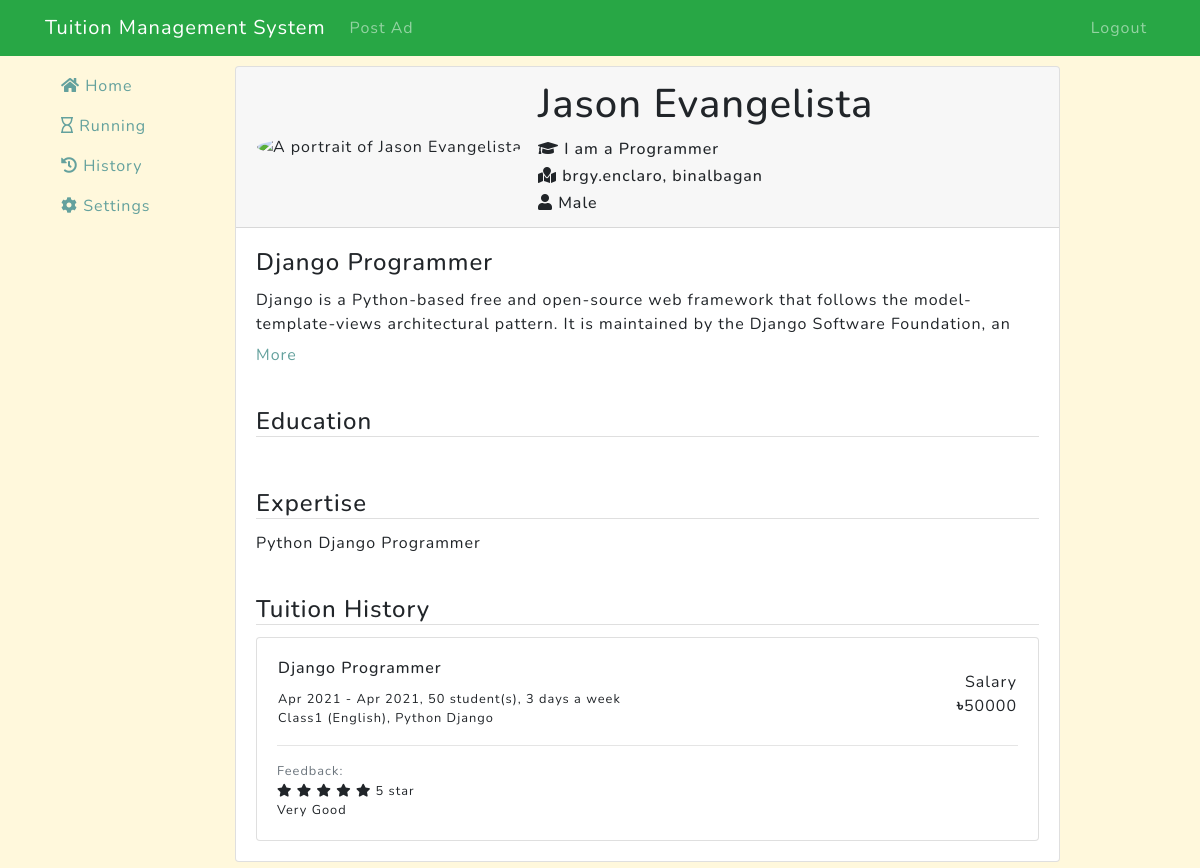
The app's page /client/profile/8/ (signed in) with its own data.
### users/models.py (models this page shows, shortened)
class User(AbstractBaseUser):
    email = models.EmailField(
        verbose_name='Email address',
        max_length=255,
        unique=True,
    )
    is_active = models.BooleanField(default=True)
    is_admin = models.BooleanField(default=False)
    is_client = models.BooleanField(default=False)
    is_tutor = models.BooleanField(default=False)
    name = models.CharField(max_length=100, null=False, verbose_name='Full name')
    bio = models.CharField(max_length=1000, verbose_name='Bio')
    location = models.CharField(max_length=1000, verbose_name='Location')
    gender = models.CharField(max_length=20, verbose_name='Gender')
    title = models.CharField(max_length=1000, verbose_name='Overview title')  # Overview title
    overview = models.TextField(verbose_name='Overview')
    expertise = models.CharField(max_length=1000, verbose_name='Expertise')
    profile_img = models.TextField(verbose_name='Profile Image', blank=True)
    USERNAME_FIELD = 'email'
    REQUIRED_FIELDS = ['name']
    objects = UserManager()

### tuition/models.py (models this page shows, shortened)
class Assignee(models.Model):  # taken = True
    ad = models.ForeignKey(Ad, on_delete=models.CASCADE, verbose_name="Ad")
    tutor = models.ForeignKey(User, on_delete=models.CASCADE, verbose_name="Tutor")
    from_date = models.DateField(null=False, verbose_name="Date Started")
    to_date = models.DateField(null=True, verbose_name="Date finished", blank=True)

class Ad(models.Model):
    ad_time = models.DateTimeField(auto_now=True, verbose_name='Ad time')
    title = models.CharField(max_length=1000, null=False, verbose_name='Title')
    description = models.TextField(verbose_name='Description')
    subjects = models.CharField(max_length=1000, null=False, verbose_name='Subjects')
    type = models.CharField(max_length=200, null=False, verbose_name='Type')
    grade = models.CharField(max_length=200, null=False, verbose_name='Class')
    gender = models.CharField(max_length=20, verbose_name='Gender')
    pref_gender = models.CharField(max_length=20, verbose_name='Preferred Gender')
    std_count = models.IntegerField(verbose_name='Student Count')
    time = models.CharField(max_length=200, verbose_name='Teaching Time')
    days = models.IntegerField(null=False, verbose_name='How many days a week')
    location = models.CharField(max_length=1000, null=False, verbose_name='Location')
    salary = models.IntegerField(null=False, verbose_name='Monthly Salary')
    client = models.ForeignKey(User, on_delete=models.CASCADE)
    taken = models.BooleanField(default=False, verbose_name='Taken')  # Whether the job is taken
    timeout = models.DateTimeField(null=False, verbose_name='Run This Ad Until')  # The Ad will be available until that time

### client/models.py (models this page shows, shortened)
class ClientFeedback(models.Model):
    ad = models.ForeignKey(Ad, on_delete=models.CASCADE)
    rating = models.IntegerField(verbose_name='Rating')
    feedback = models.TextField(verbose_name='Feedback')

### client/decorators.py (the view)
    def wrapper(request, *args, **kwargs):
        decorated_view_func = login_required(request)
        if not decorated_view_func.user.is_authenticated:
            messages.warning(request, 'Please login first')
            return redirect('login-page')
        if not request.user.is_client:
            return redirect('home-page')
        else:
            return function(request, *args, **kwargs)

### client/views.py (called while the page is built)
@client_required
def view_profile(request, profile_id):
    user = User.objects.filter(pk=profile_id, is_tutor=True)
    if user.exists():
        user = user[0]
        work_history = Assignee.objects.filter(tutor=user, to_date__lte=timezone.now())
        return render(request, 'client/view_profile.html', context={
            'profile': user,
            'education': user.education_set.all().order_by('-to_year'),
            'work_history': work_history,
            'profile_img': os.path.basename(user.profile_img),
        })
    else:
        redirect('client-home')

### client/templates/client/view_profile.html
{% extends 'client/base_client.html' %}
{% load static %}
{% block content %}
{% include 'tutor/tutor_profile.inc.html' %}
{% endblock content %}

### tutor/templates/tutor/tutor_profile.inc.html (shortened to what this page needs)
    <div class="user-profile card">
      <div class="card-header">
        <table>
          <tr>
            <td style="padding-right: 15px">
              <img class="card-img user-image" src="/static/profile_imgs/{{ profile_img }}" alt="A portrait of {{ profile.name }}" />
            </td>
            <td>
              <h1 class="card-title">
                  {{ profile.name }}
              </h1>
              <h6 class="card-text"><i class="fa fa-graduation-cap"></i> {{ profile.bio }}</h6>
              <h6 class="card-text"><i class="fa fa-map-marked"></i> {{ profile.location }}</h6>
              <h6 class="card-text"><i class="fa fa-user"></i> {{ profile.gender }}</h6>
            </td>
          </tr>
        </table>
      </div>
      <div id="about" class="card-body">
        <h4 class="card-title">{{ profile.title }}</h4>
        <div class="collapse" id="overview" aria-expanded="false">{{ profile.overview|linebreaks }}</div>
        <a role="button" class="collapsed" data-toggle="collapse" href="#overview" aria-expanded="false"
           aria-controls="overview"></a>
      </div>
      <div id="education" class="card-body">
        <h4 class="card-title hr">Education</h4>
      </div>
      <div id="expertise" class="card-body">
        <h4 class="card-title hr">Expertise</h4>
        <p class="card-text">{{ profile.expertise}}</p>
      </div>
      <div id="work_history" class="card-body">
        <h4 class="card-title hr">Tuition History</h4>
      {% if work_history %}
        {% for work in work_history %}
        <div class="card">
          <div class="card-body">
            <table class="w-100">
              <tr>
                <td>
                  <h6 class="card-title">{{ work.ad.title }}</h6>
                  <p class="card-text small">{{ work.from_date|date:"M Y" }} - {{ work.to_date|date:"M Y" }},
                    {{ work.ad.std_count }} student(s), {{ work.ad.days }} days a week<br>
                    {{ work.ad.grade }} ({{ work.ad.type }}), {{ work.ad.subjects }}
                  </p>
                </td>
                <td class="text-right">Salary<br><i class="fa">৳</i>{{ work.ad.salary }}</td>
              </tr>
            </table>
            <div class="feedback">
              {% with feedback=work.ad.clientfeedback_set.first %}
                {% if feedback %}
                    <hr>
                    {% include 'tutor/feedback.inc.html' %}
                {% endif %}
              {% endwith %}
            </div>
          </div>
        </div>
        {% endfor %}
      {% else %}
        <p>No history found.</p>
      {% endif %}
      </div>
    </div>

### tutor/templates/tutor/feedback.inc.html (shortened to what this page needs)
<p class="card-text small">
  <span class="text-muted">{{ whos_feedback }} Feedback:</span><br>
  {% with ''|center:feedback.rating as range %}
  {% for _ in range %}
    <i class="fas fa-star"></i>
  {% endfor %}
  {% endwith %}
  {{ feedback.rating }} star<br>
  {{ feedback.feedback }}</p>

### tutor/templates/tutor/tutor_profile.inc.html (style rules this page uses)
.user-profile { margin: 10px 0; }
.user-profile .user-image { height: 8rem; width: 8rem; border-radius: 50%; }
#about div.collapse { display: block; height: 45px; overflow: hidden; }
#about a.collapsed { display: block; margin-top: 10px; }
#about a.collapsed:after { content: 'More'; }

### records on screen
User: name "Jason Evangelista", bio "I am a Programmer", location "brgy.enclaro, binalbagan", gender "Male", title "Django Programmer", overview "Django is a Python-based free and open-source web framework that follows the model-template-views architectural pattern. It is maintained by the Django Software Foundation, an…", expertise "Python Django Programmer"
Assignee: ad "Django Programmer", from_date "Apr 2021", to_date "Apr 2021", ad.std_count "50", ad.days "3", ad.grade "Class1", ad.type "English", ad.subjects "Python Django", ad.salary "50000", ad.clientfeedback_set.first.rating "5", ad.clientfeedback_set.first.feedback "Very Good"
